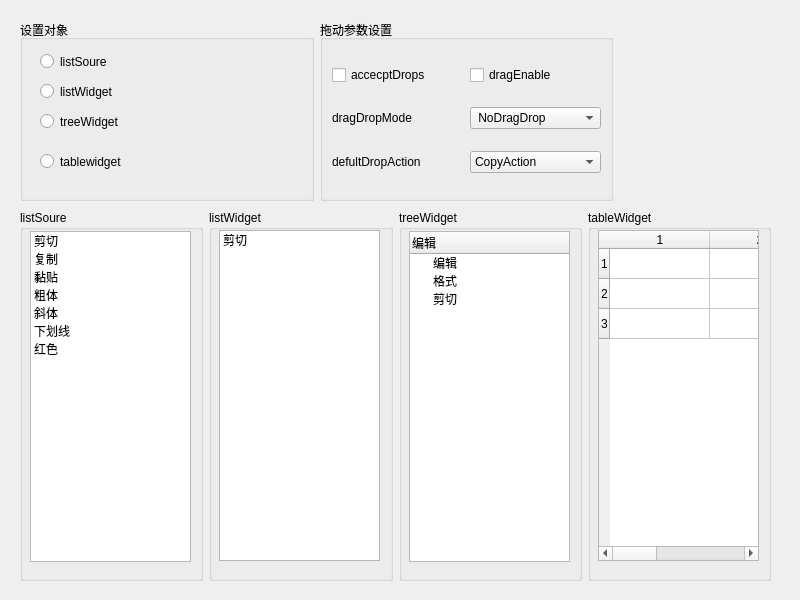
<?xml version="1.0" encoding="UTF-8"?>
<ui version="4.0">
 <class>Widget</class>
 <widget class="QWidget" name="Widget">
  <property name="geometry">
   <rect>
    <x>0</x>
    <y>0</y>
    <width>800</width>
    <height>600</height>
   </rect>
  </property>
  <property name="windowTitle">
   <string>Widget</string>
  </property>
  <widget class="QWidget" name="">
   <property name="geometry">
    <rect>
     <x>20</x>
     <y>210</y>
     <width>751</width>
     <height>371</height>
    </rect>
   </property>
   <layout class="QHBoxLayout" name="horizontalLayout">
    <item>
     <widget class="QGroupBox" name="groupBox_listSoure">
      <property name="title">
       <string>listSoure</string>
      </property>
      <widget class="QListWidget" name="listWidget">
       <property name="geometry">
        <rect>
         <x>10</x>
         <y>21</y>
         <width>161</width>
         <height>331</height>
        </rect>
       </property>
       <item>
        <property name="text">
         <string>剪切</string>
        </property>
       </item>
       <item>
        <property name="text">
         <string>复制</string>
        </property>
       </item>
       <item>
        <property name="text">
         <string>黏贴</string>
        </property>
       </item>
       <item>
        <property name="text">
         <string>粗体</string>
        </property>
       </item>
       <item>
        <property name="text">
         <string>斜体</string>
        </property>
       </item>
       <item>
        <property name="text">
         <string>下划线</string>
        </property>
       </item>
       <item>
        <property name="text">
         <string>红色</string>
        </property>
       </item>
      </widget>
     </widget>
    </item>
    <item>
     <widget class="QGroupBox" name="groupBox_listWidget">
      <property name="title">
       <string>listWidget</string>
      </property>
      <widget class="QListWidget" name="listWidget_2">
       <property name="geometry">
        <rect>
         <x>10</x>
         <y>20</y>
         <width>161</width>
         <height>331</height>
        </rect>
       </property>
       <item>
        <property name="text">
         <string>剪切</string>
        </property>
       </item>
      </widget>
     </widget>
    </item>
    <item>
     <widget class="QGroupBox" name="groupBox_treeWidget">
      <property name="title">
       <string>treeWidget</string>
      </property>
      <widget class="QTreeWidget" name="treeWidget">
       <property name="geometry">
        <rect>
         <x>10</x>
         <y>21</y>
         <width>161</width>
         <height>331</height>
        </rect>
       </property>
       <column>
        <property name="text">
         <string>编辑</string>
        </property>
       </column>
       <item>
        <property name="text">
         <string>编辑</string>
        </property>
       </item>
       <item>
        <property name="text">
         <string>格式</string>
        </property>
       </item>
       <item>
        <property name="text">
         <string>剪切</string>
        </property>
       </item>
      </widget>
     </widget>
    </item>
    <item>
     <widget class="QGroupBox" name="groupBox_tableWidget">
      <property name="title">
       <string>tableWidget</string>
      </property>
      <widget class="QTableWidget" name="tableWidget">
       <property name="geometry">
        <rect>
         <x>10</x>
         <y>20</y>
         <width>161</width>
         <height>331</height>
        </rect>
       </property>
       <row/>
       <row/>
       <row/>
       <column/>
       <column/>
       <column/>
      </widget>
     </widget>
    </item>
   </layout>
  </widget>
  <widget class="QWidget" name="">
   <property name="geometry">
    <rect>
     <x>20</x>
     <y>20</y>
     <width>751</width>
     <height>181</height>
    </rect>
   </property>
   <layout class="QHBoxLayout" name="horizontalLayout_2">
    <item>
     <widget class="QGroupBox" name="groupBox">
      <property name="sizePolicy">
       <sizepolicy hsizetype="Preferred" vsizetype="Preferred">
        <horstretch>0</horstretch>
        <verstretch>0</verstretch>
       </sizepolicy>
      </property>
      <property name="title">
       <string>设置对象</string>
      </property>
      <widget class="QRadioButton" name="radioButton_listSoure">
       <property name="geometry">
        <rect>
         <x>20</x>
         <y>30</y>
         <width>118</width>
         <height>23</height>
        </rect>
       </property>
       <property name="text">
        <string>listSoure</string>
       </property>
      </widget>
      <widget class="QRadioButton" name="radioButton_listWidget">
       <property name="geometry">
        <rect>
         <x>20</x>
         <y>60</y>
         <width>118</width>
         <height>23</height>
        </rect>
       </property>
       <property name="text">
        <string>listWidget</string>
       </property>
      </widget>
      <widget class="QRadioButton" name="radioButton_treeWidget">
       <property name="geometry">
        <rect>
         <x>20</x>
         <y>90</y>
         <width>118</width>
         <height>23</height>
        </rect>
       </property>
       <property name="text">
        <string>treeWidget</string>
       </property>
      </widget>
      <widget class="QRadioButton" name="radioButton_tableWidget">
       <property name="geometry">
        <rect>
         <x>20</x>
         <y>130</y>
         <width>118</width>
         <height>23</height>
        </rect>
       </property>
       <property name="text">
        <string>tablewidget</string>
       </property>
      </widget>
     </widget>
    </item>
    <item>
     <widget class="QGroupBox" name="groupBox_2">
      <property name="title">
       <string>拖动参数设置</string>
      </property>
      <layout class="QGridLayout" name="gridLayout">
       <item row="0" column="0">
        <widget class="QCheckBox" name="checkBox_accecptDrops">
         <property name="text">
          <string>accecptDrops</string>
         </property>
        </widget>
       </item>
       <item row="0" column="1">
        <widget class="QCheckBox" name="checkBox_dragEnable">
         <property name="text">
          <string>dragEnable</string>
         </property>
        </widget>
       </item>
       <item row="1" column="0">
        <widget class="QLabel" name="label">
         <property name="text">
          <string>dragDropMode</string>
         </property>
        </widget>
       </item>
       <item row="1" column="1">
        <widget class="QComboBox" name="comboBox_dragDropMode">
         <item>
          <property name="text">
           <string> NoDragDrop</string>
          </property>
         </item>
         <item>
          <property name="text">
           <string> DragOnly</string>
          </property>
         </item>
         <item>
          <property name="text">
           <string>DropOnly</string>
          </property>
         </item>
         <item>
          <property name="text">
           <string> DragDrop</string>
          </property>
         </item>
         <item>
          <property name="text">
           <string/>
          </property>
         </item>
        </widget>
       </item>
       <item row="2" column="0">
        <widget class="QLabel" name="label_2">
         <property name="text">
          <string>defultDropAction</string>
         </property>
        </widget>
       </item>
       <item row="2" column="1">
        <widget class="QComboBox" name="comboBox_defultDropAction">
         <item>
          <property name="text">
           <string>CopyAction</string>
          </property>
         </item>
         <item>
          <property name="text">
           <string>MoveAction</string>
          </property>
         </item>
         <item>
          <property name="text">
           <string>LinkAction</string>
          </property>
         </item>
        </widget>
       </item>
      </layout>
     </widget>
    </item>
    <item>
     <spacer name="horizontalSpacer">
      <property name="orientation">
       <enum>Qt::Horizontal</enum>
      </property>
      <property name="sizeType">
       <enum>QSizePolicy::Fixed</enum>
      </property>
      <property name="sizeHint" stdset="0">
       <size>
        <width>158</width>
        <height>20</height>
       </size>
      </property>
     </spacer>
    </item>
   </layout>
  </widget>
 </widget>
 <resources/>
 <connections/>
</ui>
